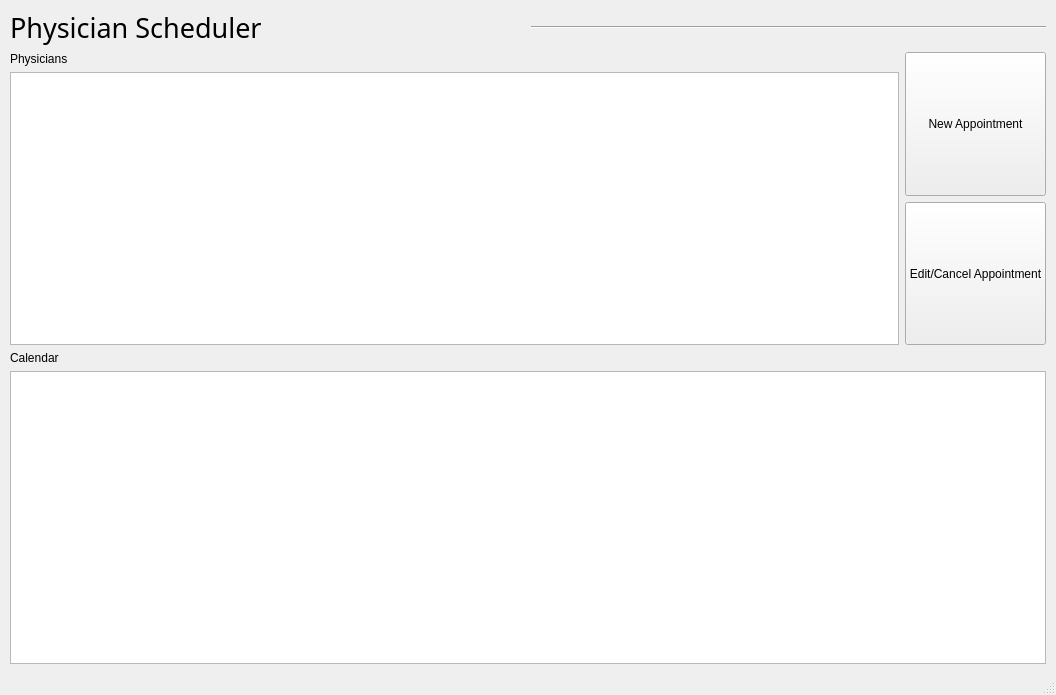
<?xml version="1.0" encoding="UTF-8"?>
<ui version="4.0">
 <class>MainWindow</class>
 <widget class="QMainWindow" name="MainWindow">
  <property name="geometry">
   <rect>
    <x>0</x>
    <y>0</y>
    <width>1056</width>
    <height>695</height>
   </rect>
  </property>
  <property name="windowTitle">
   <string>MainWindow</string>
  </property>
  <widget class="QWidget" name="schedwidget">
   <property name="enabled">
    <bool>true</bool>
   </property>
   <property name="autoFillBackground">
    <bool>false</bool>
   </property>
   <layout class="QVBoxLayout" name="verticalLayout">
    <property name="leftMargin">
     <number>10</number>
    </property>
    <property name="rightMargin">
     <number>10</number>
    </property>
    <item>
     <layout class="QHBoxLayout" name="schedTitle">
      <item>
       <widget class="QLabel" name="label">
        <property name="font">
         <font>
          <family>Segoe Print</family>
          <pointsize>20</pointsize>
         </font>
        </property>
        <property name="text">
         <string>Physician Scheduler</string>
        </property>
       </widget>
      </item>
      <item>
       <widget class="Line" name="line">
        <property name="orientation">
         <enum>Qt::Horizontal</enum>
        </property>
       </widget>
      </item>
     </layout>
    </item>
    <item>
     <layout class="QHBoxLayout" name="physicians">
      <item>
       <layout class="QVBoxLayout" name="physLayout">
        <item>
         <widget class="QLabel" name="physicianLbl">
          <property name="text">
           <string>Physicians</string>
          </property>
         </widget>
        </item>
        <item>
         <widget class="QTableView" name="physicianTable"/>
        </item>
       </layout>
      </item>
      <item>
       <layout class="QVBoxLayout" name="apptBtnLayout">
        <item>
         <widget class="QPushButton" name="newApptBtn">
          <property name="sizePolicy">
           <sizepolicy hsizetype="Minimum" vsizetype="Preferred">
            <horstretch>0</horstretch>
            <verstretch>0</verstretch>
           </sizepolicy>
          </property>
          <property name="text">
           <string>New Appointment</string>
          </property>
         </widget>
        </item>
        <item>
         <widget class="QPushButton" name="editApptBtn">
          <property name="sizePolicy">
           <sizepolicy hsizetype="Minimum" vsizetype="Preferred">
            <horstretch>0</horstretch>
            <verstretch>0</verstretch>
           </sizepolicy>
          </property>
          <property name="text">
           <string>Edit/Cancel Appointment</string>
          </property>
         </widget>
        </item>
       </layout>
      </item>
     </layout>
    </item>
    <item>
     <widget class="QLabel" name="calendarLbl">
      <property name="text">
       <string>Calendar</string>
      </property>
     </widget>
    </item>
    <item>
     <widget class="QColumnView" name="calendarColumn"/>
    </item>
   </layout>
  </widget>
  <widget class="QStatusBar" name="statusbar"/>
  <action name="actionHelp_Page">
   <property name="text">
    <string>Help Page</string>
   </property>
  </action>
  <action name="actionAdministrator_Login">
   <property name="enabled">
    <bool>true</bool>
   </property>
   <property name="text">
    <string>User Management</string>
   </property>
  </action>
  <action name="actionElectronic_Patient_Record">
   <property name="text">
    <string>Electronic Patient Record</string>
   </property>
  </action>
  <action name="actionPhysician_Scheduler">
   <property name="text">
    <string>Physician Scheduler</string>
   </property>
  </action>
  <action name="actionLab_Order_Tracking">
   <property name="text">
    <string>Lab Order Tracking</string>
   </property>
  </action>
  <action name="actionPharmacy_Order_Tracking">
   <property name="text">
    <string>Pharmacy Order Tracking</string>
   </property>
  </action>
  <action name="actionInsurance_Billing">
   <property name="text">
    <string>Insurance Billing</string>
   </property>
  </action>
  <action name="actionEquipment_Inventory_and_Maintenance">
   <property name="text">
    <string>Equipment Inventory and Maintenance</string>
   </property>
  </action>
  <action name="actionPrint">
   <property name="text">
    <string>Print</string>
   </property>
  </action>
 </widget>
 <resources/>
 <connections/>
</ui>
